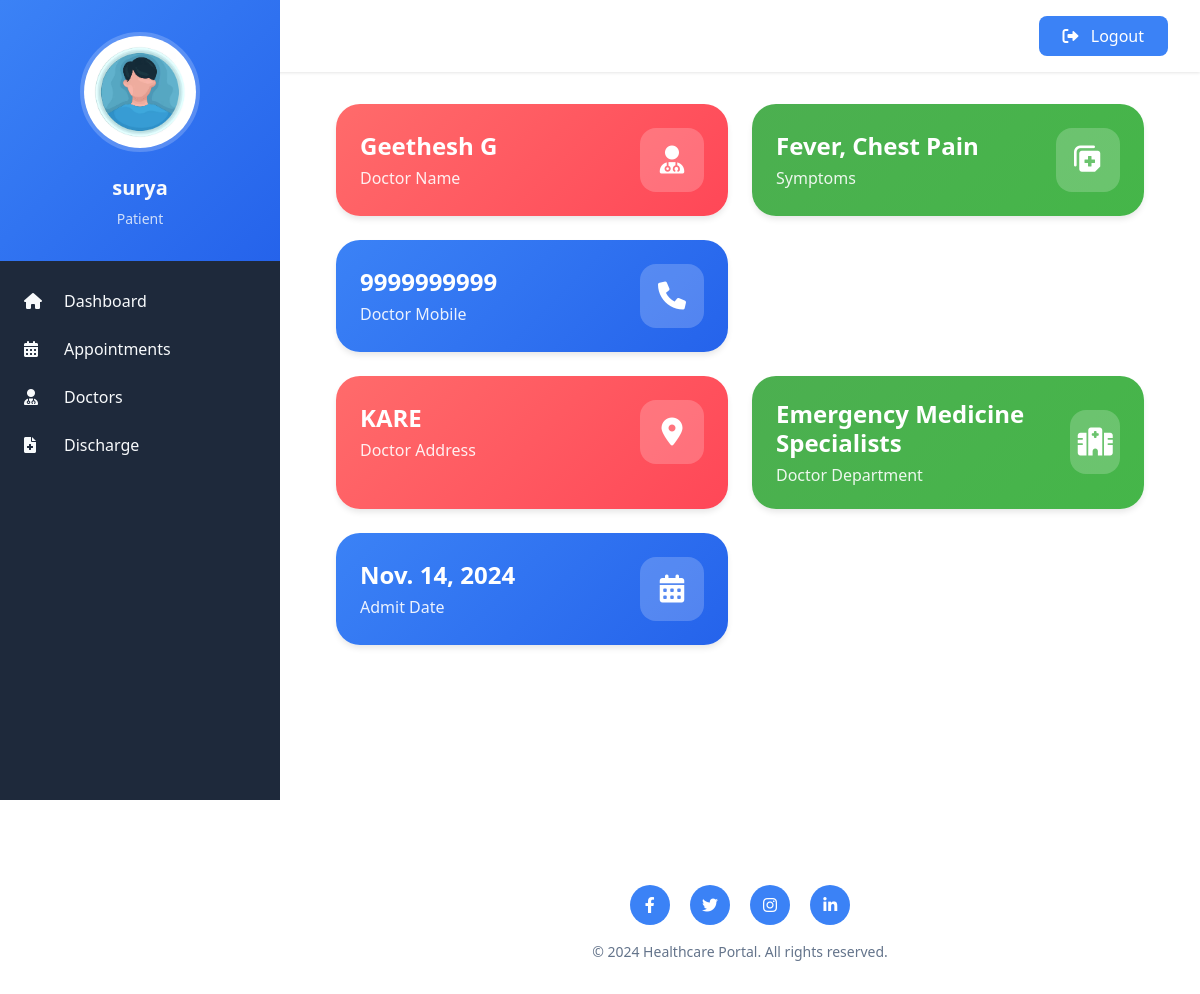
The page /patient-dashboard (signed in) on the database as committed earlier.
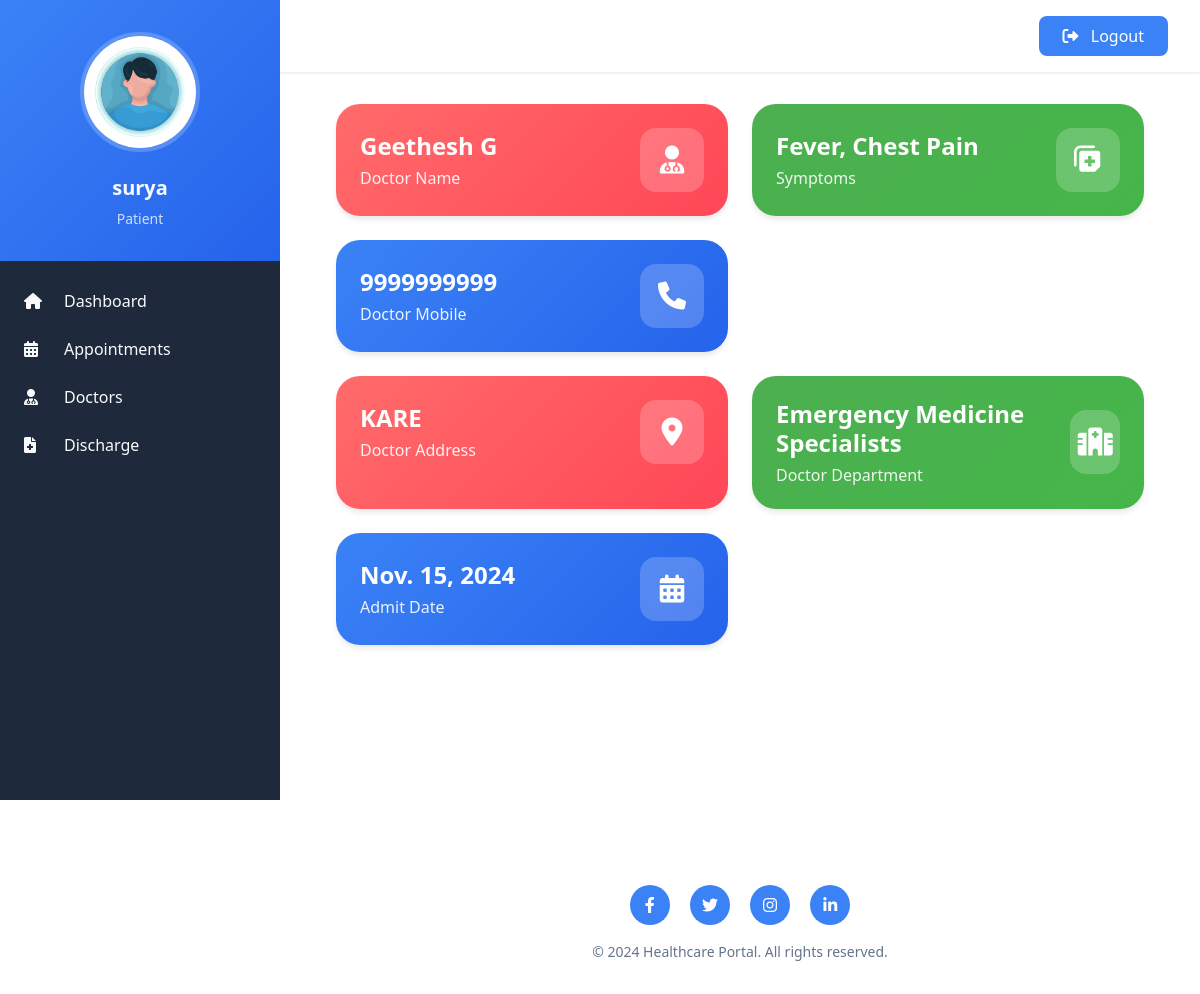
The same page on the database as committed later.
### hospital/models.py (models this page shows, shortened)
class Patient(models.Model):
    user=models.OneToOneField(User,on_delete=models.CASCADE)
    profile_pic= models.ImageField(upload_to='profile_pic/PatientProfilePic/',null=True,blank=True)
    address = models.CharField(max_length=40)
    mobile = models.CharField(max_length=20,null=False)
    symptoms = models.CharField(max_length=100,null=False)
    assignedDoctorId = models.PositiveIntegerField(null=True)
    admitDate=models.DateField(auto_now=True)
    status=models.BooleanField(default=False)

### hospital/views.py (the view)
# urls.py: path('patient-dashboard', views.patient_dashboard_view,name='patient-dashboard'),
@login_required(login_url='patientlogin')
@user_passes_test(is_patient)
def patient_dashboard_view(request):
    patient=models.Patient.objects.get(user_id=request.user.id)
    doctor=models.Doctor.objects.get(user_id=patient.assignedDoctorId)
    mydict={
    'patient':patient,
    'doctorName':doctor.get_name,
    'doctorMobile':doctor.mobile,
    'doctorAddress':doctor.address,
    'symptoms':patient.symptoms,
    'doctorDepartment':doctor.department,
    'admitDate':patient.admitDate,
    }
    return render(request,'hospital/patient_dashboard.html',context=mydict)

### hospital/models.py (called while the page is built)
    @property
    def get_name(self):
        return self.user.first_name+" "+self.user.last_name

### hospital/views.py (called while the page is built)
def is_patient(user):
    return user.groups.filter(name='PATIENT').exists()

### templates/hospital/patient_dashboard.html
{% extends 'hospital/patient_base.html' %}
{% load static %}
{% block content %}
{%include 'hospital/patient_dashboard_cards.html'%}
<br><br><br><br>
{% endblock content %}

### templates/hospital/patient_base.html (shortened to what this page needs)
<!DOCTYPE html>
{% load static %}
<html lang="en">
<head>
    <link href="https://cdn.jsdelivr.net/npm/bootstrap@5.3.3/dist/css/bootstrap.min.css" rel="stylesheet">
    <link href="https://cdnjs.cloudflare.com/ajax/libs/font-awesome/6.0.0/css/all.min.css" rel="stylesheet">
</head>
<body>
    <nav class="sidebar">
        <div class="profile-section">
            <img src="{% static patient.profile_pic.url %}" alt="Profile" class="profile-image">
            <h2 class="profile-name">{{request.user.first_name}}</h2>
            <div class="profile-role">Patient</div>
        </div>
        <div class="nav-menu">
            <a href="/patient-dashboard" class="nav-item">
                <i class="fas fa-home"></i>
                <span>Dashboard</span>
            </a>
            <a href="/patient-appointment" class="nav-item">
                <i class="fas fa-calendar-alt"></i>
                <span>Appointments</span>
            </a>
            <a href="/patient-view-doctor" class="nav-item">
                <i class="fas fa-user-md"></i>
                <span>Doctors</span>
            </a>
            <a href="/patient-discharge" class="nav-item">
                <i class="fas fa-file-medical"></i>
                <span>Discharge</span>
            </a>
        </div>
    </nav>
    <nav class="top-navbar">
        <a href="/logout" class="logout-btn">
            <i class="fas fa-sign-out-alt me-2"></i>
            Logout
        </a>
    </nav>
    <main class="main-content">
        {% block content %}
        {% endblock content %}
    </main>
    <footer class="footer">
        <div class="social-links">
            <a href="#" class="social-link"><i class="fab fa-facebook-f"></i></a>
            <a href="#" class="social-link"><i class="fab fa-twitter"></i></a>
            <a href="#" class="social-link"><i class="fab fa-instagram"></i></a>
            <a href="#" class="social-link"><i class="fab fa-linkedin-in"></i></a>
        </div>
        <div class="copyright">
            © 2024 Healthcare Portal. All rights reserved.
        </div>
    </footer>
</body>
</html>

### templates/hospital/patient_dashboard_cards.html (shortened to what this page needs)
<!DOCTYPE html>
<html lang="en">
<head>
    <link href="https://cdn.jsdelivr.net/npm/bootstrap@5.3.3/dist/css/bootstrap.min.css" rel="stylesheet">
    <link href="https://cdnjs.cloudflare.com/ajax/libs/font-awesome/6.0.0/css/all.min.css" rel="stylesheet">
</head>
<body>
    <div class="dashboard-cards">
        <div class="cards-row">
            <div class="info-card card-1">
                <div class="card-content">
                    <div class="card-info">
                        <h3>{{doctorName}}</h3>
                        <h4>Doctor Name</h4>
                    </div>
                    <div class="card-icon">
                        <i class="fas fa-user-md"></i>
                    </div>
                </div>
            </div>
            <div class="info-card card-2">
                <div class="card-content">
                    <div class="card-info">
                        <h3>{{symptoms}}</h3>
                        <h4>Symptoms</h4>
                    </div>
                    <div class="card-icon">
                        <i class="fas fa-notes-medical"></i>
                    </div>
                </div>
            </div>
            <div class="info-card card-3">
                <div class="card-content">
                    <div class="card-info">
                        <h3>{{doctorMobile}}</h3>
                        <h4>Doctor Mobile</h4>
                    </div>
                    <div class="card-icon">
                        <i class="fas fa-phone"></i>
                    </div>
                </div>
            </div>
        </div>
        <div class="cards-row">
            <div class="info-card card-1">
                <div class="card-content">
                    <div class="card-info">
                        <h3>{{doctorAddress}}</h3>
                        <h4>Doctor Address</h4>
                    </div>
                    <div class="card-icon">
                        <i class="fas fa-map-marker-alt"></i>
                    </div>
                </div>
            </div>
            <div class="info-card card-2">
                <div class="card-content">
                    <div class="card-info">
                        <h3>{{doctorDepartment}}</h3>
                        <h4>Doctor Department</h4>
                    </div>
                    <div class="card-icon">
                        <i class="fas fa-hospital"></i>
                    </div>
                </div>
            </div>
            <div class="info-card card-3">
                <div class="card-content">
                    <div class="card-info">
                        <h3>{{admitDate}}</h3>
                        <h4>Admit Date</h4>
                    </div>
                    <div class="card-icon">
                        <i class="fas fa-calendar-alt"></i>
                    </div>
                </div>
            </div>
        </div>
    </div>
</body>
</html>

Rows that differ between the two databases and show on the page:
changed Patient "Fever, Chest Pain": admitDate "Nov. 14, 2024" → "Nov. 15, 2024"
